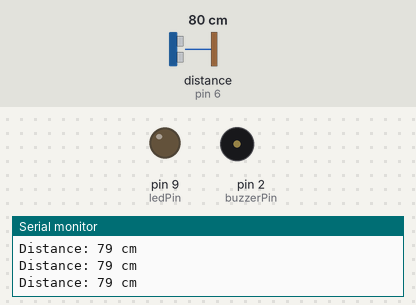
Recording of a sketch running on a simulated Arduino Uno, built with avr-gcc and run on an emulated ATmega328P. Shown: output pins drawn as LEDs (lit = HIGH), buzzer (waves = sounding, pin HIGH), the last lines printed to the serial monitor. Wiring (inferred from the names in the program): ultrasonic range finder: trigger pin 5; echo pin 6. Dashed ring = blinking. The inputs (shaded band) are chosen by the test bench; at power-on: distance to the obstacle (sensor on pin 6) 80 cm. The echo pulse lasts 58.3 µs per cm; pins used as bus, display or sensor lines are not drawn.

Above: at 2.2 s.
2.3 s: distance to the obstacle (sensor on pin 6) set to 57 cm
3.8 s: distance to the obstacle (sensor on pin 6) set to 48 cm
At 4.08 s:
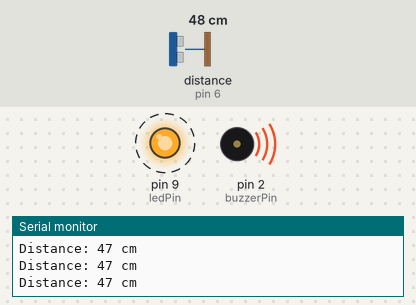
6.8 s: distance to the obstacle (sensor on pin 6) set to 2 cm
At 7.9 s:
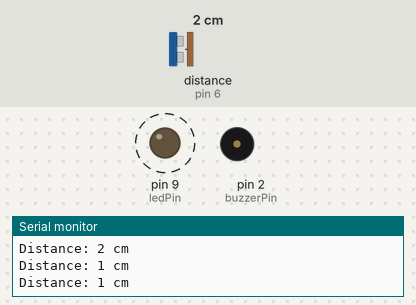
Timing chart, 0 to 15.8 s (numbered marks = the images above; inputs shaded):
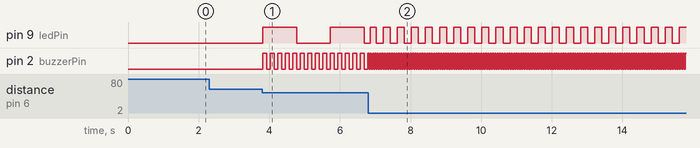

Measured:
- the behaviour switches between 52 and 51 cm on distance to the obstacle (sensor on pin 6) (found by bisection; images 0 and 1)
- after the input at 3.8 s, pin 9 (ledPin): alternates HIGH for 0.95 s and LOW for 0.95 s, starting at once; pin 2 (buzzerPin): alternates HIGH for 0.11 s and LOW for 0.11 s, starting at once
- after the input at 6.8 s, pin 9 (ledPin): alternates HIGH for 0.20 s and LOW for 0.20 s, starting after 0.06 s; pin 2 (buzzerPin): alternates HIGH for 0.03 s and LOW for 0.03 s, starting at once

The sketch:

Smart-stick.ino
```cpp
/*************************************************************
 Smart blind stick Arduino Code
More details : https://circuitdigest.com/microcontroller-projects
************************************************************/


/* ========================== Pin Definitions ========================== */
// Ultrasonic Sensor Pins
#define vccPin 4       // Ultrasonic sensor VCC pin
#define trigPin 5      // Ultrasonic sensor Trigger pin
#define echoPin 6      // Ultrasonic sensor Echo pin
#define gndPin 7       // Ultrasonic sensor GND pin

// Output Signal Pins
#define ledPin 9       // LED signal pin
#define buzzerPin 2  // Buzzer signal pin


/* ========================== Ultrasonic Sensor Data ========================== */
long duration = 0;     // Duration of ultrasonic signal bounce-back (in microseconds)
int distance = 0;      // Calculated distance between the object and sensor (in cm)


/* ========================== Timing Variables ========================== */
// Stores the last time LED and Buzzer states were updated
unsigned long previousLedMillis = 0;
unsigned long previousBuzzerMillis = 0;


/* ========================== Multitasking Interval Variables ========================== */
// Determines the interval between LED blinks and buzzer beeps (in milliseconds)
int ledInterval = 0;        // LED blink interval — varies based on object distance
int buzzerInterval = 0;     // Buzzer beep interval — varies based on object distance


/* ========================== State Variables ========================== */
// Tracks the current state of LED and Buzzer
bool ledState = LOW;        // LED state (ON or OFF)
bool buzzerState = LOW;     // Buzzer state (ON or OFF)


/* ========================== Current Time Variable ========================== */
// Holds the current time in milliseconds
unsigned long currentMillis = 0;


/* ========================== Setup Function ========================== */
/**
 * Initializes hardware components, configures I/O pins, and stabilizes the sensor.
 */
void setup() {
  // Configure Ultrasonic Sensor Pins
  pinMode(vccPin, OUTPUT);
  pinMode(trigPin, OUTPUT);
  pinMode(echoPin, INPUT);
  pinMode(gndPin, OUTPUT);

  // Configure Output Signal Pins
  pinMode(ledPin, OUTPUT);
  pinMode(buzzerPin, OUTPUT);

  // Power up the Ultrasonic Sensor
  digitalWrite(vccPin, HIGH);  // Provide 5V power
  digitalWrite(gndPin, LOW);   // Connect GND to 0V

  // Ensure all signals are in their default LOW state
  digitalWrite(ledPin, LOW);
  digitalWrite(buzzerPin, LOW);
  digitalWrite(trigPin, LOW);

  // Initialize Serial Monitor for debugging
  Serial.begin(9600);

  // Stabilize the ultrasonic sensor after powering up
  delay(1000);
}


/* ========================== Main Loop ========================== */
/**
 * Continuously checks distance and triggers LED and buzzer alerts based on proximity.
 */
void loop() {
  // Capture the current time in milliseconds
  currentMillis = millis();

  // Measure the distance from the ultrasonic sensor
  measureDistance();

  // Activate LED and buzzer alerts if object is within 50cm range
  if (distance >= 0 && distance <= 50) {
    task_triggerBuzzer();
    task_triggerLed();
  } else {
    // Stop alerts if the object is out of range
    stopAlerts();
  }
}


/* ========================== Task: Trigger Buzzer ========================== */
/**
 * Controls the buzzer beep rate based on object proximity.
 * Buzzer beeps faster when the object is closer.
 */
void task_triggerBuzzer() {
  // Map the distance to a buzzer interval (30ms when close, 100ms when far)
  buzzerInterval = map(distance, 0, 50, 30, 100);

  // Toggle the buzzer state when the interval has passed
  if (currentMillis - previousBuzzerMillis >= buzzerInterval) {
    previousBuzzerMillis = currentMillis;      // Update the last buzzer time
    buzzerState = !buzzerState;                // Toggle the buzzer state
    digitalWrite(buzzerPin, buzzerState);      // Apply the new state to the pin
  }
}


/* ========================== Task: Trigger LED ========================== */
/**
 * Controls the LED blink rate based on object proximity.
 * LED blinks faster when the object is closer.
 */
void task_triggerLed() {
  // Map the distance to an LED interval (150ms when close, 1000ms when far)
  ledInterval = map(distance, 0, 50, 150, 1000);

  // Toggle the LED state when the interval has passed
  if (currentMillis - previousLedMillis >= ledInterval) {
    previousLedMillis = currentMillis;         // Update the last LED time
    ledState = !ledState;                      // Toggle the LED state
    digitalWrite(ledPin, ledState);            // Apply the new state to the pin
  }
}


/* ========================== Stop Alerts ========================== */
/**
 * Deactivates the LED and buzzer when no object is within range.
 */
void stopAlerts() {
  digitalWrite(buzzerPin, LOW);                // Turn off the buzzer
  digitalWrite(ledPin, LOW);                   // Turn off the LED
  ledState = LOW;                              // Reset LED state
  buzzerState = LOW;                           // Reset buzzer state
}


/* ========================== Measure Distance ========================== */
/**
 * Triggers the ultrasonic sensor and calculates the distance to the nearest object.
 */
void measureDistance() {
  // Send a 10µs pulse to the trigger pin to start the measurement
  digitalWrite(trigPin, LOW);
  delayMicroseconds(2);
  digitalWrite(trigPin, HIGH);
  delayMicroseconds(10);
  digitalWrite(trigPin, LOW);

  // Measure the duration of the pulse on the echo pin
  duration = pulseIn(echoPin, HIGH);

  // Calculate the distance in centimeters (speed of sound: 343 m/s)
  distance = (duration / 2) / 29.1;

  // Output the distance measurement to the Serial Monitor
  Serial.print("Distance: ");
  Serial.print(distance);
  Serial.println(" cm");
}
```
